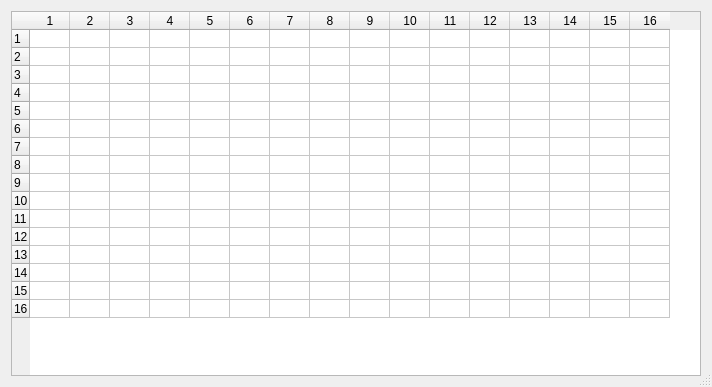
<?xml version="1.0" encoding="UTF-8"?>
<ui version="4.0">
 <class>MemTable</class>
 <widget class="QDialog" name="MemTable">
  <property name="geometry">
   <rect>
    <x>0</x>
    <y>0</y>
    <width>712</width>
    <height>387</height>
   </rect>
  </property>
  <property name="windowTitle">
   <string>Memory View</string>
  </property>
  <property name="sizeGripEnabled">
   <bool>true</bool>
  </property>
  <layout class="QVBoxLayout" name="verticalLayout">
   <item>
    <widget class="QTableWidget" name="table">
     <property name="wordWrap">
      <bool>false</bool>
     </property>
     <property name="rowCount">
      <number>16</number>
     </property>
     <property name="columnCount">
      <number>16</number>
     </property>
     <attribute name="horizontalHeaderDefaultSectionSize">
      <number>40</number>
     </attribute>
     <attribute name="verticalHeaderDefaultSectionSize">
      <number>18</number>
     </attribute>
     <attribute name="verticalHeaderMinimumSectionSize">
      <number>18</number>
     </attribute>
     <row/>
     <row/>
     <row/>
     <row/>
     <row/>
     <row/>
     <row/>
     <row/>
     <row/>
     <row/>
     <row/>
     <row/>
     <row/>
     <row/>
     <row/>
     <row/>
     <column/>
     <column/>
     <column/>
     <column/>
     <column/>
     <column/>
     <column/>
     <column/>
     <column/>
     <column/>
     <column/>
     <column/>
     <column/>
     <column/>
     <column/>
     <column/>
    </widget>
   </item>
  </layout>
 </widget>
 <resources/>
 <connections/>
</ui>
